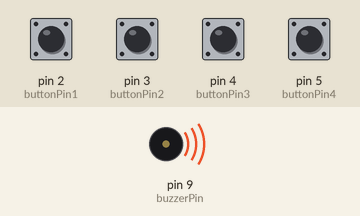
This sketch was run on a simulated Arduino Uno, built with avr-gcc and run on an emulated ATmega328P. Shown: buzzer (waves = sounding). The inputs (shaded band) are chosen by the test bench; at power-on: pin 2 (buttonPin1), pin 3 (buttonPin2), pin 4 (buttonPin3), pin 5 (buttonPin4) HIGH.

Above: at 0.5 s.
Timing chart, 0 to 6.0 s (numbered marks = the images above):
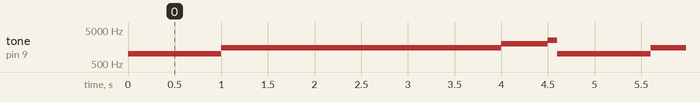

The sketch:

BUTTON_DAN_BUZZER.ino
```cpp
//Berikut nama anggotanya pak:
//-M.Mizan
//-Jea.M
//-saidina Usman
//-M.fahri
//-Rena.M
//-fany Arif.P
//-Ridho.A.W
//-Nabila
//-Fauji.R

// MENGHIDUPKAN BUZZER DENGAN 4 BUAH PUSH BUTTON DENGAN FREKUENSI SUARA YANG BERBEDA
const int buttonPin1 = 2;
const int buttonPin2 = 3;
const int buttonPin3 = 4;
const int buttonPin4 = 5;
const int buzzerPin = 9;

void setup() {
  pinMode(buttonPin1, INPUT_PULLUP);
  pinMode(buttonPin2, INPUT_PULLUP);
  pinMode(buttonPin3, INPUT_PULLUP);
  pinMode(buttonPin4, INPUT_PULLUP);
  pinMode(buzzerPin, OUTPUT);
}

void loop() {
  if (digitalRead(buttonPin1) == HIGH) {
    tone(buzzerPin, 1000);
    delay(1000);
    noTone(buzzerPin);
  }
  if (digitalRead(buttonPin2) == HIGH) {
    tone(buzzerPin, 1500);
    delay(3000);
    noTone(buzzerPin);
  }
  if (digitalRead(buttonPin3) == HIGH) {
    tone(buzzerPin, 2000);
    delay(500);
    noTone(buzzerPin);
  }
  if (digitalRead(buttonPin4) == HIGH) {
    tone(buzzerPin, 2500);
    delay(100);
    noTone(buzzerPin);
  }
}
```

Measured:
- by itself, tone on pin 9 (buzzerPin): repeats every 4.6 s: 1500 Hz 3.0 s, 2000 Hz 0.50 s, 2500 Hz 0.10 s, 1000 Hz 1.0 s
